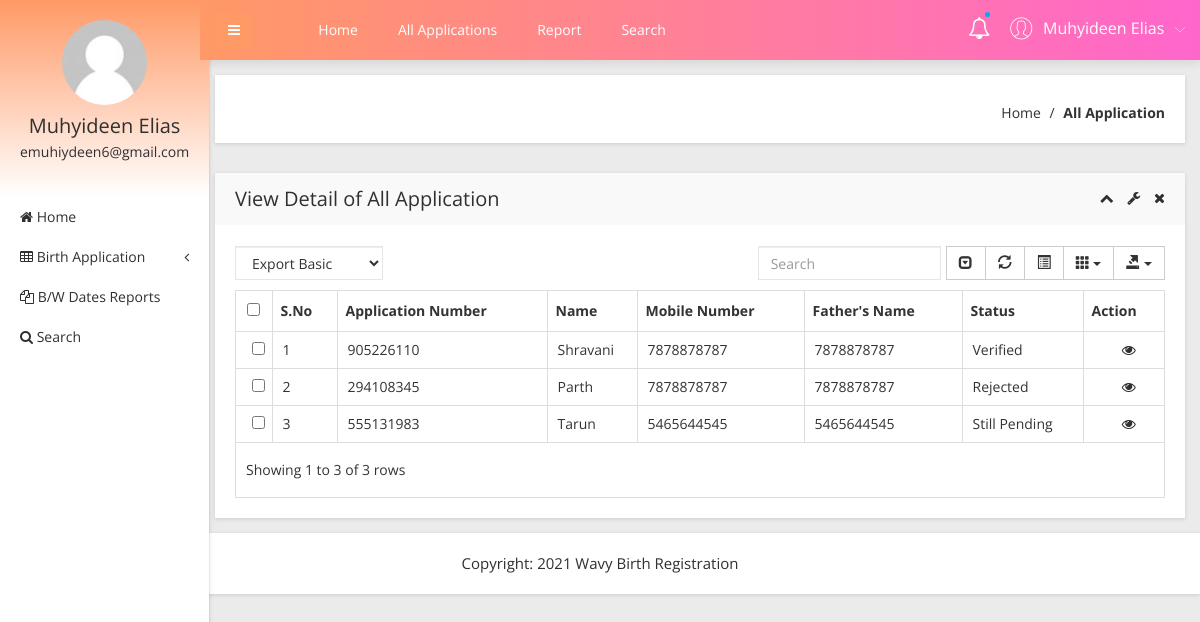
Page /admin/all-birth-application.php (signed in) on the committed database.
### tables this page shows
CREATE TABLE `tblapplication` (
  `ID` int(10) NOT NULL,
  `UserID` int(5) NOT NULL,
  `ApplicationID` varchar(200) DEFAULT NULL,
  `DateofBirth` varchar(200) DEFAULT NULL,
  `Gender` varchar(50) DEFAULT NULL,
  `FullName` varchar(200) DEFAULT NULL,
  `PlaceofBirth` varchar(200) DEFAULT NULL,
  `NameofFather` varchar(200) DEFAULT NULL,
  `PermanentAdd` mediumtext DEFAULT NULL,
  `PostalAdd` mediumtext DEFAULT NULL,
  `MobileNumber` bigint(10) DEFAULT NULL,
  `Email` varchar(200) DEFAULT NULL,
  `Dateofapply` timestamp NULL DEFAULT current_timestamp(),
  `Remark` varchar(200) DEFAULT NULL,
  `Status` varchar(50) DEFAULT NULL,
  `UpdationDate` timestamp NULL DEFAULT NULL ON UPDATE current_timestamp()
);

### admin/all-birth-application.php (the view, shortened to what this page needs)
<?php
include('includes/dbconnection.php');
if (strlen($_SESSION['obcsaid']==0)) {
  header('location:logout.php');
  } else{
  ?>
<!doctype html>
<html class="no-js" lang="en">
<head>
    <link rel="stylesheet" href="css/bootstrap.min.css">
    <link rel="stylesheet" href="css/font-awesome.min.css">
    <link rel="stylesheet" href="css/adminpro-custon-icon.css">
    <link rel="stylesheet" href="css/meanmenu.min.css">
    <link rel="stylesheet" href="css/jquery.mCustomScrollbar.min.css">
    <link rel="stylesheet" href="css/animate.css">
    <link rel="stylesheet" href="css/data-table/bootstrap-table.css">
    <link rel="stylesheet" href="css/data-table/bootstrap-editable.css">
    <link rel="stylesheet" href="css/normalize.css">
    <link rel="stylesheet" href="css/c3.min.css">
    <link rel="stylesheet" href="style.css">
    <link rel="stylesheet" href="css/responsive.css">
</head>
<body class="materialdesign">
    <div class="wrapper-pro">
      <?php include_once('includes/sidebar.php');?>
        <?php include_once('includes/header.php');?>
            <div class="breadcome-area mg-b-30 small-dn">
                <div class="container-fluid">
                    <div class="row">
                        <div class="col-lg-12">
                            <div class="breadcome-list shadow-reset">
                                <div class="row">
                                    <div class="col-lg-12">
                                        <ul class="breadcome-menu">
                                            <li><a href="dashboard.php">Home</a> <span class="bread-slash">/</span>
                                            </li>
                                            <li><span class="bread-blod">All Application</span>
                                            </li>
                                        </ul>
                                    </div>
                                </div>
                            </div>
                        </div>
                    </div>
                </div>
            </div>
            <div class="data-table-area mg-b-15">
                <div class="container-fluid">
                    <div class="row">
                        <div class="col-lg-12">
                            <div class="sparkline13-list shadow-reset">
                                <div class="sparkline13-hd">
                                    <div class="main-sparkline13-hd">
                                        <h1>View <span class="table-project-n">Detail of</span> All Application</h1>
                                        <div class="sparkline13-outline-icon">
                                            <span class="sparkline13-collapse-link"><i class="fa fa-chevron-up"></i></span>
                                            <span><i class="fa fa-wrench"></i></span>
                                            <span class="sparkline13-collapse-close"><i class="fa fa-times"></i></span>
                                        </div>
                                    </div>
                                </div>
                                <div class="sparkline13-graph">
                                    <div class="datatable-dashv1-list custom-datatable-overright">
                                        <div id="toolbar">
                                            <select class="form-control">
                                                <option value="">Export Basic</option>
                                            </select>
                                        </div>
                                        <table id="table" data-toggle="table" data-pagination="true" data-search="true" data-show-columns="true" data-show-pagination-switch="true" data-show-refresh="true" data-key-events="true" data-show-toggle="true" data-resizable="true" data-cookie="true" data-cookie-id-table="saveId" data-show-export="true" data-click-to-select="true" data-toolbar="#toolbar">
                                            <thead>
                                                <tr>
                                                    <th>S.No</th>
                                                    <th>Application Number</th>
                                                    <th>Name</th>
                                                    <th >Mobile Number</th>
                                                    <th>Father's Name</th>
                                                    <th>Status</th>
                                                    <th data-field="action">Action</th>
                                                </tr>
                                            </thead>
                                            <tbody>
                                              <?php
$sql="SELECT * from tblapplication";
$query = $dbh -> prepare($sql);
$query->execute();
$results=$query->fetchAll(PDO::FETCH_OBJ);
$cnt=1;
if($query->rowCount() > 0)
{
foreach($results as $row)
{               ?>
                                                <tr>
                                                    <td><?php echo htmlentities($cnt);?></td>
                                                    <td><?php  echo htmlentities($row->ApplicationID);?></td>
                                                    <td><?php  echo htmlentities($row->FullName);?></td>
                                                   <td><?php  echo htmlentities($row->MobileNumber);?></td>
                                                    <td><?php  echo htmlentities($row->MobileNumber);?></td>
                                                  <?php if($row->Status==""){ ?>
                     <td><?php echo "Still Pending"; ?></td>
<?php } else { ?>                  <td><?php  echo htmlentities($row->Status);?>
                  </td>
                  <?php } ?>
                                                    <td class="datatable-ct"><a href="view-application-detail.php?viewid=<?php echo htmlentities ($row->ID);?>"><i class="fa fa-eye" aria-hidden="true"></i></a>
                                                    </td>
                                                </tr>
                                             <?php $cnt=$cnt+1;}} ?>
                                            </tbody>
                                        </table>
                                    </div>
                                </div>
                            </div>
                        </div>
                    </div>
                </div>
            </div>
        </div>
    </div>
  <?php include_once('includes/footer.php');?>
</body>
</html><?php }  ?>

### admin/includes/sidebar.php (shortened to what this page needs)
     <?php
include('includes/dbconnection.php');
if (strlen($_SESSION['obcsaid']==0)) {
  header('location:logout.php');
  } else{
  ?>
  <div class="left-sidebar-pro">
            <nav id="sidebar">
                <div class="sidebar-header">
                    <a href="#"><img src="img/message/avatar.jpg" alt="" />
                    </a>
                    <?php
$aid=$_SESSION['obcsaid'];
$sql="SELECT AdminName,Email from  tbladmin where ID=:aid";
$query = $dbh -> prepare($sql);
$query->bindParam(':aid',$aid,PDO::PARAM_STR);
$query->execute();
$results=$query->fetchAll(PDO::FETCH_OBJ);
$cnt=1;
if($query->rowCount() > 0)
{
foreach($results as $row)
{               ?>
                    <h3> <?php  echo $row->AdminName;?></h3>
                    <p> <?php  echo $row->Email;?></p>
                  <?php $cnt=$cnt+1;}} ?>
                </div>
                <div class="left-custom-menu-adp-wrap">
                    <ul class="nav navbar-nav left-sidebar-menu-pro">
                        <li class="nav-item">
                            <a href="dashboard.php" role="button" aria-expanded="false"><i class="fa big-icon fa-home"></i> <span class="mini-dn">Home</span> </a>
                        </li>
                        <li class="nav-item"><a href="#" data-toggle="dropdown" role="button" aria-expanded="false" class="nav-link dropdown-toggle"><i class="fa big-icon fa-table"></i> <span class="mini-dn">Birth Application</span> <span class="indicator-right-menu mini-dn"><i class="fa indicator-mn fa-angle-left"></i></span></a>
                        </li>
                        <li class="nav-item">
                            <a href="between-dates-report.php" role="button" aria-expanded="false"><i class="fa big-icon fa-files-o"></i> <span class="mini-dn">B/W Dates Reports</span> </a>
                        </li>
                        <li class="nav-item">
                            <a href="search.php" role="button" aria-expanded="false"><i class="fa fa-search"></i> <span class="mini-dn">Search</span> </a>
                        </li>
                    </ul>
                </div>
            </nav>
        </div>
        <?php }  ?>

### admin/includes/header.php (shortened to what this page needs)
      <?php
include('includes/dbconnection.php');
if (strlen($_SESSION['obcsaid']==0)) {
  header('location:logout.php');
  } else{
  ?>
 <div class="content-inner-all">
            <div class="header-top-area">
                <div class="fixed-header-top">
                    <div class="container-fluid">
                        <div class="row">
                            <div class="col-lg-1 col-md-6 col-sm-6 col-xs-12">
                                <button type="button" id="sidebarCollapse" class="btn bar-button-pro header-drl-controller-btn btn-info navbar-btn">
                                    <i class="fa fa-bars"></i>
                                </button>
                            </div>
                            <div class="col-lg-6 col-md-1 col-sm-1 col-xs-12">
                                <div class="header-top-menu tabl-d-n">
                                    <ul class="nav navbar-nav mai-top-nav">
                                        <li class="nav-item"><a href="dashboard.php" class="nav-link">Home</a>
                                        </li>
                                        <li class="nav-item"><a href="all-birth-application.php" class="nav-link">All Applications</a>
                                        </li>
                                        <li class="nav-item"><a href="between-dates-report.php" class="nav-link">Report</a>
                                        </li>
                                        <li class="nav-item"><a href="search.php" class="nav-link">Search</a>
                                        </li>
                                    </ul>
                                </div>
                            </div>
                            <div class="col-lg-5 col-md-5 col-sm-6 col-xs-12">
                                <div class="header-right-info">
                                    <ul class="nav navbar-nav mai-top-nav header-right-menu">
                                        <li class="nav-item"><a href="new-birth-application.php" data-toggle="dropdown" role="button" aria-expanded="false" class="nav-link dropdown-toggle"><i class="fa fa-bell-o" aria-hidden="true"></i><span class="indicator-nt"></span></a>
                                        </li>
                                        <li class="nav-item">
                                            <a href="#" data-toggle="dropdown" role="button" aria-expanded="false" class="nav-link dropdown-toggle">
                                                <?php
$aid=$_SESSION['obcsaid'];
$sql="SELECT AdminName,Email from  tbladmin where ID=:aid";
$query = $dbh -> prepare($sql);
$query->bindParam(':aid',$aid,PDO::PARAM_STR);
$query->execute();
$results=$query->fetchAll(PDO::FETCH_OBJ);
$cnt=1;
if($query->rowCount() > 0)
{
foreach($results as $row)
{               ?>
                                                <span class="adminpro-icon adminpro-user-rounded header-riht-inf"></span>
                                                <span class="admin-name"><?php  echo $row->AdminName;?></span>
                                                <span class="author-project-icon adminpro-icon adminpro-down-arrow"></span><?php $cnt=$cnt+1;}} ?>
                                            </a>
                                        </li>
                                    </ul>
                                </div>
                            </div>
                        </div>
                    </div>
                </div>
            </div><?php }  ?>

### admin/includes/footer.php
<div class="footer-copyright-area">
    <div class="container-fluid">
        <div class="row">
            <div class="col-lg-12">
                <div class="footer-copy-right">
                    <p>Copyright: 2021 Wavy Birth Registration</p>
                </div>
            </div>
        </div>
    </div>
</div>

### rows in the picture
tblapplication: ApplicationID "905226110", FullName "Shravani", MobileNumber "7878878787", Status "Verified"
tblapplication: ApplicationID "294108345", FullName "Parth", MobileNumber "7878878787", Status "Rejected"
tblapplication: ApplicationID "555131983", FullName "Tarun", MobileNumber "5465644545", shows "Still Pending"

### other values in the picture
$row->AdminName "Muhyideen Elias"
$row->Email "emuhiydeen6@gmail.com"
